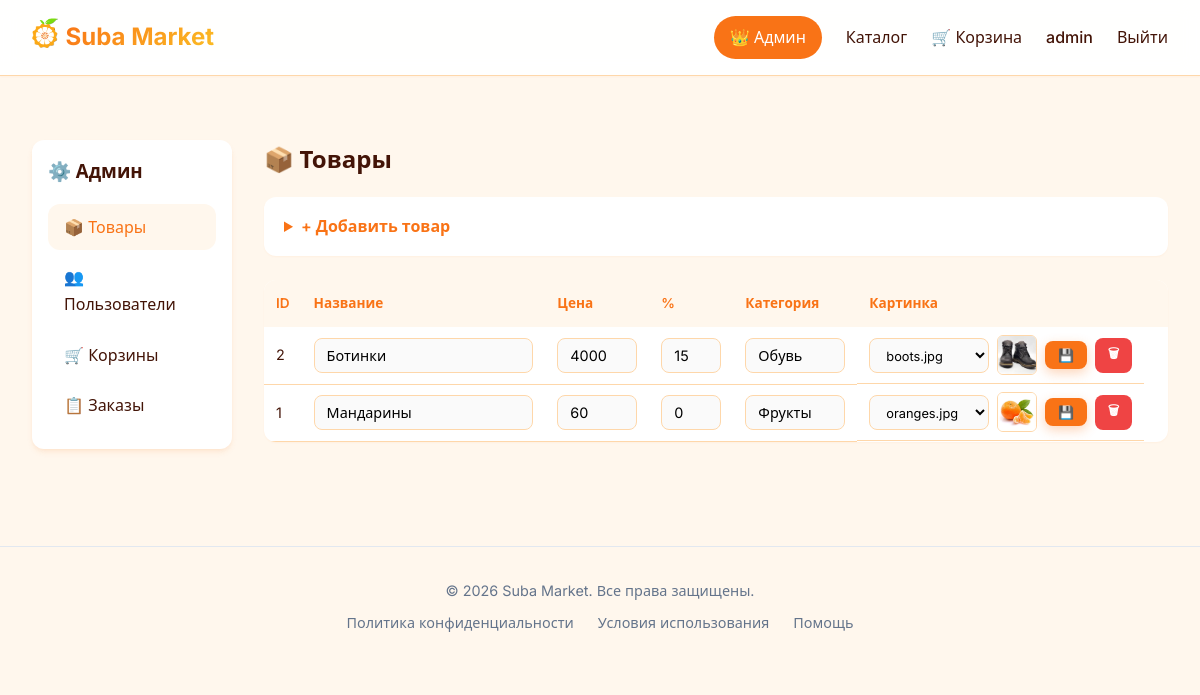
The page /admin (signed in) on the database its author committed.
### tables this page shows
CREATE TABLE user (
    id INTEGER PRIMARY KEY AUTOINCREMENT,
    email TEXT UNIQUE NOT NULL,
    password TEXT NOT NULL,
    flag_admin INTEGER(1) NOT NULL DEFAULT(0),
    flag_confirmed INTEGER(1) NOT NULL DEFAULT(0),
    created_at REAL NOT NULL DEFAULT 0
);

CREATE TABLE product(
    id INTEGER PRIMARY KEY AUTOINCREMENT,
    title TEXT UNIQUE NOT NULL,
    description TEXT,
    price INTEGER NOT NULL,
    discount integer,
    category TEXT NOT NULL,
    image TEXT
);

### app/admin.py (the view)
@bp.route('/admin')
@admin_required
def admin():
    import os
    db = get_db()
    products = db.execute('SELECT * FROM product ORDER BY id DESC').fetchall()
    users = db.execute('SELECT * FROM user ORDER BY id DESC').fetchall()
    carts = db.execute(
        'SELECT c.id, u.email, p.title, c.quantity, c.user_id, c.product_id '
        'FROM cart c '
        'LEFT JOIN user u ON u.id = c.user_id '
        'LEFT JOIN product p ON p.id = c.product_id '
        'ORDER BY c.id DESC'
    ).fetchall()
    orders = db.execute(
        'SELECT o.id, o.name, o.phone_number, o.email, o.address_delivery, '
        'o.pay_method, o.comment, '
        "GROUP_CONCAT(op.product || ' x' || op.quantity, ', ') AS products, "
        'SUM(op.price * op.quantity) AS total '
        'FROM orders o '
        'LEFT JOIN order_products op ON op.order_id = o.id '
        'GROUP BY o.id '
        'ORDER BY o.id DESC'
    ).fetchall()
    images = []
    img_dir = os.path.join(current_app.root_path, 'static', 'images')
    if os.path.exists(img_dir):
        images = [f for f in os.listdir(img_dir) if f.endswith(('.jpg', '.png', '.jpeg', '.gif', '.webp'))]
    tab = request.args.get('tab', 'products')
    return render_template('admin/admin.html', products=products, users=users, carts=carts, images=images, active_tab=tab, orders=orders)

### app/auth.py (called while the page is built)
def admin_required(view):
    @functools.wraps(view)
    def wrapped_view(**kwargs):
        if not g.user or g.user['flag_admin']==0:
            return redirect(url_for('auth.need_admin'))
        return view(**kwargs)
    return wrapped_view

@bp.before_app_request
def load_logged_in_user():
    user_id = session.get('user_id')
    if user_id is None:
        g.user = None
    else:
        g.user = get_db().execute(
            'SELECT * FROM user WHERE id = ?', (user_id,)
        ).fetchone()

### app/db.py (called while the page is built)
def get_db():
    if 'db' not in g:
        g.db = sqlite3.connect(
            current_app.config['DATABASE'],
            detect_types=sqlite3.PARSE_DECLTYPES
        )
        g.db.row_factory = sqlite3.Row
    return g.db

### app/templates/admin/admin.html (shortened to what this page needs)
{% extends "base.html" %}
{% block content %}
<main class="container">
  <div class="admin-layout">
    <aside class="admin-sidebar">
      <h3 style="margin-bottom:1rem;">⚙️ Админ</h3>
      <a class="active" onclick="switchTab('products')">📦 Товары</a>
      <a onclick="switchTab('users')">👥 Пользователи</a>
      <a onclick="switchTab('carts')">🛒 Корзины</a>
      <a onclick="switchTab('orders')">📋 Заказы</a>
    </aside>
    <section>
      <div id="tab-products" style="display:none;">
        <h2 style="margin-bottom:1rem;">📦 Товары</h2>
        <details>
          <summary>+ Добавить товар</summary>
        </details>
        <table class="admin-table">
          <thead>
            <tr><th>ID</th><th>Название</th><th>Цена</th><th>%</th><th>Категория</th><th>Картинка</th><th></th></tr>
          </thead>
          <tbody>
            {% for p in products %}
            <tr>
              <td>{{ p.id }}</td>
              <form method="POST" action="{{ url_for('admin.edit_product', product_id=p.id) }}" style="display:contents;">
                <td><input class="admin-input" name="title" value="{{ p.title }}"></td>
                <td><input class="admin-input" name="price" type="number" value="{{ p.price }}" style="width:80px;"></td>
                <td><input class="admin-input" name="discount" type="number" value="{{ p.discount or 0 }}" style="width:60px;"></td>
                <td><input class="admin-input" name="category" value="{{ p.category }}" style="width:100px;"></td>
                <td style="display:flex; gap:0.5rem; align-items:center;">
                  <select class="admin-input" name="image" onchange="previewEdit(this, {{ p.id }})" style="width:120px; font-size:0.8rem;">
                    {% for img in images %}
                    <option value="/static/images/{{ img }}" {% if p.image == '/static/images/' + img %}selected{% endif %}>{{ img }}</option>
                    {% endfor %}
                  </select>
                  <img id="preview-{{ p.id }}" class="preview-img-sm" src="{{ p.image or '' }}" style="{% if not p.image %}display:none;{% endif %}">
                  <button type="submit" class="btn btn-primary btn-sm">💾</button>
              </form>
                  <form method="POST" action="{{ url_for('admin.delete_product', product_id=p.id) }}" style="display:inline;">
                    <button type="submit" class="btn btn-danger btn-sm" onclick="return confirm('Удалить «{{ p.title }}»?')">🗑</button>
                  </form>
            </tr>
            {% endfor %}
          </tbody>
        </table>
      </div>
    </section>
  </div>
</main>
{% endblock %}

### app/templates/base.html (shortened to what this page needs)
<!DOCTYPE html>
<html lang="ru">
<head>
  <link rel="stylesheet" href="{{ url_for('static', filename='css/styles.css') }}">
</head>
<body>
  <header>
    <div class="logo">
      <a href="{{ url_for('catalogue.catalogue') }}">
        <img src="{{url_for('static', filename='favicon.png')}}" width="25.5" height="30" alt="">
        <span>Suba Market</span>
      </a>
    </div>
    <nav>
      {% if g.user and g.user['flag_admin']==1%}
      <a href="{{ url_for('admin.admin') }}" style="background:#f97316; color:white; padding:0.5rem 1rem; border-radius:100px;">👑 Админ</a>
      {%endif%}
      <a href="{{ url_for('catalogue.catalogue') }}">Каталог</a>
      <a href="{{ url_for('cart.cart') }}" class="cart-icon">
        🛒 Корзина
      </a>
      {% if g.user %}
        <a href="{{ url_for('auth.profile') }}">{{ g.user['email'] }}</a>
        <a href="{{url_for('auth.logout')}}">Выйти</a>
      {% else %}
        <a href="{{ url_for('auth.auth') }}">Войти</a>
      {% endif %}
    </nav>
  </header>
  {% block content %}{% endblock %}
  {% block footer %}
  <footer style="text-align:center; padding:2rem; color:#64748b; font-size:0.9rem; margin-top:3rem; border-top:1px solid #e2e8f0;">
    <p>© 2026 Suba Market. Все права защищены.</p>
    <div style="display:flex; justify-content:center; gap:1.5rem; margin-top:0.5rem;">
      <a href="#" style="color:#64748b; text-decoration:none;">Политика конфиденциальности</a>
      <a href="#" style="color:#64748b; text-decoration:none;">Условия использования</a>
      <a href="#" style="color:#64748b; text-decoration:none;">Помощь</a>
    </div>
  </footer>
  {% endblock %}
</body>
</html>

### app/static/css/styles.css (style rules this page uses)
:root { --primary: #f97316; --primary-hover: #ea580c; --primary-light: #fff7ed; --secondary: #fbbf24; --bg: #fff7ed; --card-bg: #ffffff; --text: #431407; --text-light: #9a3412; --border: #fed7aa; --radius: 12px; --shadow-sm: 0 1px 2px rgba(249,115,22,0.05); --shadow: 0 4px 6px -1px rgba(249,115,22,0.1), 0 2px 4px -2px rgba(249,115,22,0.1); --shadow-lg: 0 10px 15px -3px rgba(249,115,22,0.1), 0 4px 6px -4px rgba(249,115,22,0.1); --transition: all 0.3s cubic-bezier(0.4, 0, 0.2, 1); }
* { margin: 0; padding: 0; box-sizing: border-box; }
body { font-family: 'Inter', system-ui, sans-serif; background: var(--bg); color: var(--text); line-height: 1.7; -webkit-font-smoothing: antialiased; }
header { background: rgba(255,255,255,0.95); backdrop-filter: blur(10px); border-bottom: 1px solid var(--border); padding: 1rem 2rem; display: flex; justify-content: space-between; align-items: center; position: sticky; top: 0; z-index: 100; box-shadow: var(--shadow-sm); }
.logo a { font-size: 1.5rem; font-weight: 700; text-decoration: none; display: flex; align-items: center; gap: 8px; }
.logo a img { transform: translateY(-5px); }
.logo a span { background: linear-gradient(135deg, #f97316, #fbbf24); -webkit-background-clip: text; -webkit-text-fill-color: transparent; background-clip: text; }
nav { display: flex; align-items: center; gap: 1.5rem; }
nav a { text-decoration: none; color: var(--text); font-weight: 500; transition: var(--transition); position: relative; }
nav a::after { content: ''; position: absolute; bottom: -4px; left: 0; width: 0; height: 2px; background: var(--primary); transition: var(--transition); }
.cart-icon { display: flex; align-items: center; gap: 0.5rem; }
.container { max-width: 1200px; margin: 0 auto; padding: 2rem; }
.btn { display: inline-block; padding: 0.7rem 1.5rem; border: none; border-radius: 100px; cursor: pointer; font-weight: 600; font-family: inherit; font-size: 0.95rem; text-decoration: none; text-align: center; transition: var(--transition); position: relative; overflow: hidden; }
.btn-primary { background: var(--primary); color: white; box-shadow: 0 4px 12px rgba(249,115,22,0.3); }
.btn-danger { background: #ef4444; color: white; }
.admin-layout { display: grid; grid-template-columns: 200px 1fr; gap: 2rem; margin-top: 2rem; }
.admin-sidebar { background: var(--card-bg); border-radius: var(--radius); padding: 1rem; box-shadow: var(--shadow); height: fit-content; position: sticky; top: 6rem; }
.admin-sidebar a { display: block; padding: 0.6rem 1rem; margin-bottom: 0.25rem; text-decoration: none; color: var(--text); border-radius: var(--radius); font-weight: 500; cursor: pointer; }
.admin-sidebar a:hover, .admin-sidebar a.active { background: var(--primary-light); color: var(--primary); }
.admin-input, .admin-table input, .admin-table select, details input, details textarea, details select { padding: 0.5rem 0.75rem; border: 1px solid var(--border); border-radius: 8px; font-family: inherit; font-size: 0.9rem; outline: none; transition: var(--transition); background: #fafafa; width: 100%; box-sizing: border-box; }
.admin-table { width: 100%; border-collapse: collapse; background: var(--card-bg); border-radius: var(--radius); overflow: hidden; box-shadow: var(--shadow-sm); margin-bottom: 1.5rem; }
.admin-table th { background: var(--primary-light); padding: 0.75rem; text-align: left; font-size: 0.85rem; color: var(--primary); font-weight: 600; }
.admin-table td { padding: 0.5rem 0.75rem; border-bottom: 1px solid var(--border); font-size: 0.9rem; vertical-align: middle; }
.btn-sm { padding: 0.4rem 0.8rem; font-size: 0.8rem; border-radius: 8px; white-space: nowrap; }
details { background: var(--card-bg); border-radius: var(--radius); padding: 1rem 1.25rem; box-shadow: var(--shadow-sm); margin-bottom: 1.5rem; }
details summary { cursor: pointer; font-weight: 600; color: var(--primary); font-size: 1rem; }
.preview-img-sm { width: 40px; height: 40px; object-fit: cover; border-radius: 6px; border: 1px solid var(--border); }

### rows shown on the page
user: user.email "admin"
product: id "2", title "Ботинки", price "4000", discount "15", category "Обувь", image "boots.jpg", image (picture)
product: id "1", title "Мандарины", price "60", discount "0", category "Фрукты", image "oranges.jpg", image (picture)
